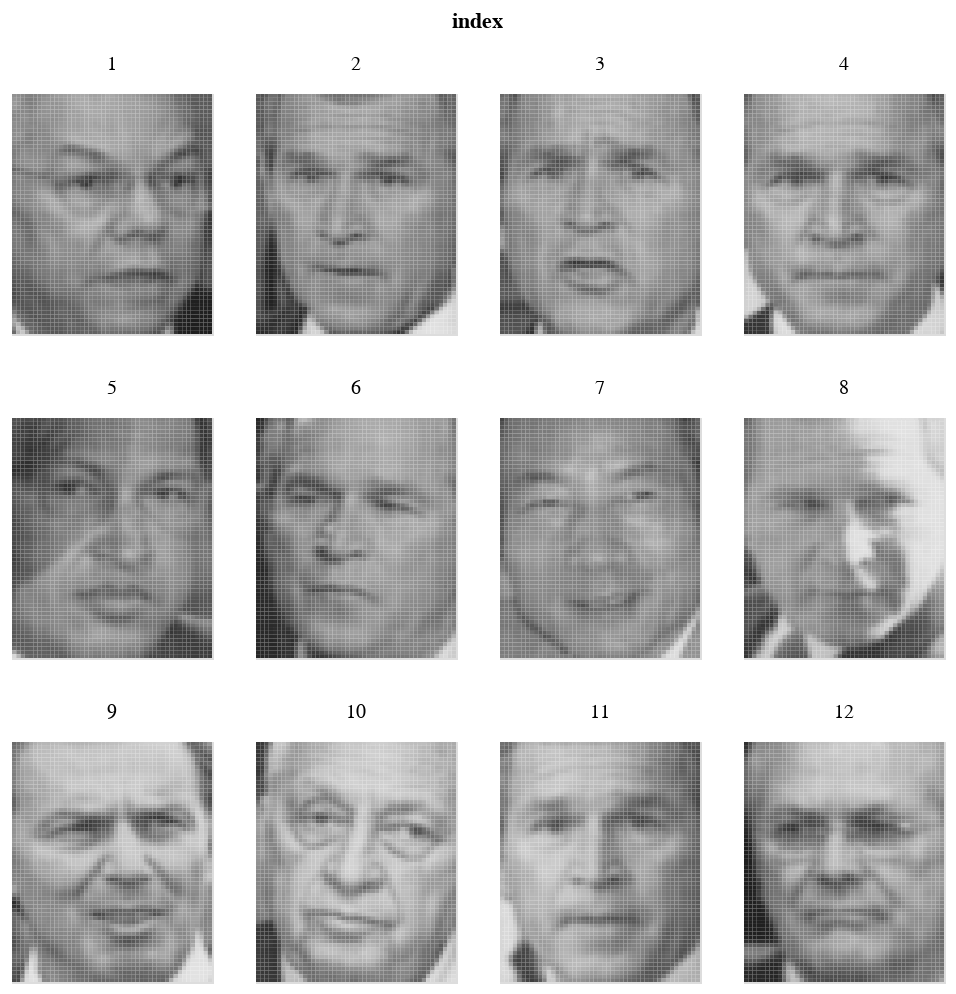

Notebook cell for this chart:
### Code cell
import altair as alt
import pandas as pd
from sklearn.datasets import fetch_lfw_people


faces = fetch_lfw_people(min_faces_per_person=60)
data = pd.DataFrame({
    'image': list(faces.images[:12])  # list of 2D arrays
})

alt.Chart(data).transform_window(
    index='count()'           # number each of the images
).transform_flatten(
    ['image']                 # extract rows from each image
).transform_window(
    row='count()',            # number the rows...
    groupby=['index']         # ...within each image
).transform_flatten(
    ['image']                 # extract the values from each row
).transform_window(
    column='count()',         # number the columns...
    groupby=['index', 'row']  # ...within each row & image
).mark_rect().encode(
    alt.X('column:O', axis=None),
    alt.Y('row:O', axis=None),
    alt.Color('image:Q',
        scale=alt.Scale(scheme=alt.SchemeParams('greys', extent=[1, 0])),
        legend=None
    ),
    alt.Facet('index:N', columns=4)
).properties(
    width=100,
    height=120
)

### Figure 1 — Vega-Lite specification as saved in the notebook (floating-point values rounded to 4 significant figures; data arrays with more than 128 entries replaced by an {"elided": "..."} marker saying what was removed)
{"config": {"view": {"continuousWidth": 400, "continuousHeight": 300}}, "data": {"name": "data-d7c0571a5551b44910b86f9eb1282c17"}, "mark": "rect", "encoding": {"color": {"field": "image", "legend": null, "scale": {"scheme": {"name": "greys", "extent": [1, 0]}}, "type": "quantitative"}, "facet": {"columns": 4, "field": "index", "type": "nominal"}, "x": {"axis": null, "field": "column", "type": "ordinal"}, "y": {"axis": null, "field": "row", "type": "ordinal"}}, "height": 120, "transform": [{"window": [{"op": "count", "as": "index"}]}, {"flatten": ["image"]}, {"window": [{"op": "count", "as": "row"}], "groupby": ["index"]}, {"flatten": ["image"]}, {"window": [{"op": "count", "as": "column"}], "groupby": ["index", "row"]}], "width": 100, "$schema": "https://vega.github.io/schema/vega-lite/v4.17.0.json", "datasets": {"data-d7c0571a5551b44910b86f9eb1282c17": [{"image": {"elided": "62x47 float values"}}, {"image": {"elided": "62x47 float values"}}, {"image": {"elided": "62x47 float values"}}, {"image": {"elided": "62x47 float values"}}, {"image": {"elided": "62x47 float values"}}, {"image": {"elided": "62x47 float values"}}, {"image": {"elided": "62x47 float values"}}, {"image": {"elided": "62x47 float values"}}, {"image": {"elided": "62x47 float values"}}, {"image": {"elided": "62x47 float values"}}, {"image": {"elided": "62x47 float values"}}, {"image": {"elided": "62x47 float values"}}]}}
